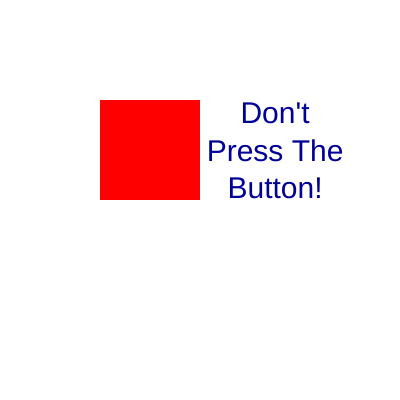
Frame 1 (no input)
Frame 60 (no input): identical to frame 1, image omitted
Frame 120 (the mouse pressed at the canvas centre since frame 60): identical to frame 1, image omitted

The p5.js sketch that drew this single still picture (run headless with seeded random() and noise() and a simulated clock; from frame 60 on, the mouse is pressed at the canvas centre):

// p5.js sketch
// ── sketch.js
let state = 0;

function setup() {
  createCanvas(400, 400);
  textAlign(CENTER) ;
}

function draw() {

  background(255);

  switch (state) {

    case 0:
      fill(0, 0, 150) ;
      textSize(30) ;
      text("Don't Press The Button!", 200, 100, 150, 150);
      break;

    case 1:
      fill(0, 0, 150) ;
      textSize(30) ;
      text("Don't Press It Again!", 200, 100, 150, 150);
      break;

    case 2:
      fill(0, 0, 150) ;
      textSize(30) ;
      text("I'm Warning You!", 200, 100, 150, 150);
      break;
  }
    noStroke() ;
    fill(255, 0, 0) ;
    rect(100, 100, 100, 100) ;
}

function mouseReleased() {
  if((mouseX > 100) && (mouseX < 200) && (mouseY > 100) && (mouseY < 200)){
    state++;
  if (state > 2) state = 0;
}
}
